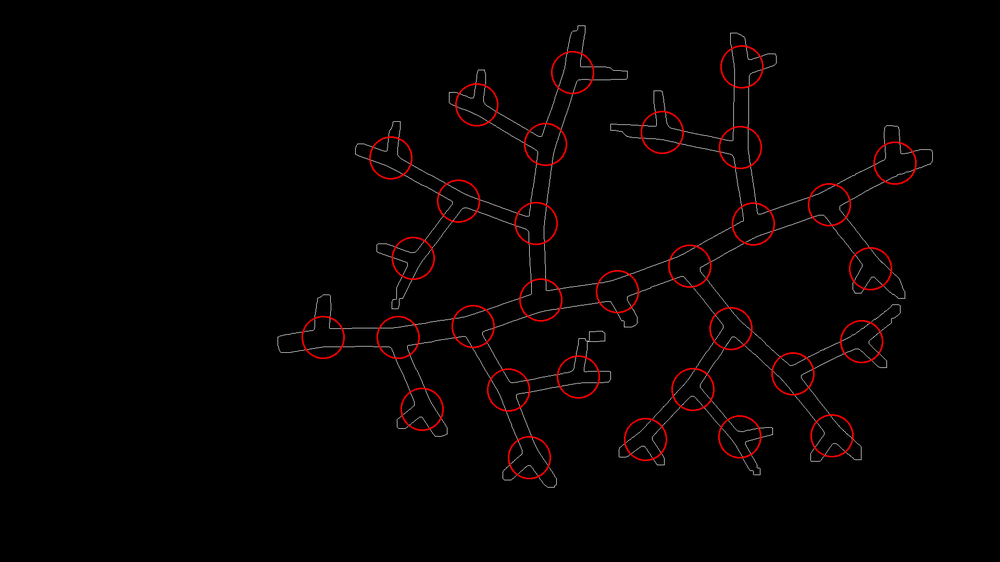
#> input picture cont_with_circles.png, 1000 x 562 px, shrunk from 1920 x 1080 before the run
$ python roidoctor.py ../cont_with_circles.png ../cont_with_circles.png
#> lines starting #> are read from the running program, lines starting #| are printed output that depends on the picture
### scripts/roipoly.py
"""Draw polygon regions of interest (ROIs) in matplotlib images,
similar to Matlab's roipoly function.

Copied with modification from https://github.com/jdoepfert/roipoly.py
"""

import sys
import logging
import warnings

import numpy as np
import matplotlib.pyplot as plt
from matplotlib.path import Path as MplPath
from matplotlib.widgets import Button

logger = logging.getLogger(__name__)

warnings.simplefilter('always', DeprecationWarning)


def deprecation(message):
    warnings.warn(message, DeprecationWarning)


class RoiPoly:

    def __init__(self, fig=None, color='b',
                 roicolor=None, show_fig=True, close_fig=True):
        """

        Parameters
        ----------
        fig: matplotlib figure
            Figure on which to create the ROI
        color: str
           Color of the ROI
        roicolor: str
            deprecated, use `color` instead
        show_fig: bool
            Display the figure upon initializing a RoiPoly object
        close_fig: bool
            Close the figure after finishing ROI drawing
        """

        if roicolor is not None:
            deprecation("Use 'color' instead of 'roicolor'!")
            color = roicolor

        if fig is None:
            fig = plt.gcf()

        self.start_point = []
        self.end_point = []
        self.previous_point = []
        self.x = []
        self.y = []
        self.line = None
        self.completed = False  # Has ROI drawing completed?
        self.color = color
        self.fig = fig
        self.close_figure = close_fig

        # Mouse event callbacks
        self.__cid1 = self.fig.canvas.mpl_connect(
            'motion_notify_event', self.__motion_notify_callback)
        self.__cid2 = self.fig.canvas.mpl_connect(
            'button_press_event', self.__button_press_callback)

        if show_fig:
            self.show_figure()

    @staticmethod
    def show_figure():
        if sys.flags.interactive:
            plt.show(block=False)
        else:
            plt.show(block=True)

    # [99 lines left out: functions get_mask, display_roi, get_mean_and_std, display_mean, __motion_notify_callback, __button_press_callback, not called in this run]

    # For compatibility with old version
    def displayMean(self, *args, **kwargs):
        deprecation("Use 'display_mean' instead of 'displayMean'!")
        return self.display_mean(*args, **kwargs)

    def getMask(self, *args, **kwargs):
        deprecation("Use 'get_mask()' instead of 'getMask'!")
        return self.get_mask(*args, **kwargs)

    def displayROI(self, *args, **kwargs):
        deprecation("Use 'display_roi' instead of 'displayROI'!")
        return self.display_roi(*args, **kwargs)


class MultiRoi:
    # [72 lines left out: functions __init__, make_buttons, add, not called in this run]

    def finish(self, event):
        logger.debug("Stop ROI drawing")
        plt.close(self.fig)


# For compatibility with old version
def roipoly(*args, **kwargs):
    deprecation("Import 'RoiPoly' instead of 'roipoly'!")
    return RoiPoly(*args, **kwargs)

### scripts/roidoctor.py
#import logging
import argparse
import os

import numpy as np
from matplotlib import pyplot as plt
import cv2
import tempfile # new
from roipoly import RoiPoly
import bbox

# logging.basicConfig(format='%(levelname)s ''%(processName)-10s : %(asctime)s '
#                            '%(module)s.%(funcName)s:%(lineno)s %(message)s',
#                     level=logging.INFO)

def draw_roi(imgfile, newroifile, isRightHandJunction=False):
    # Load image
#> called with imgfile = '../cont_with_circles.png', newroifile = '../cont_with_circles.png', isRightHandJunction = False
    img = cv2.imread(imgfile)
#> img is the input picture: shape (562, 1000, 3); mean B, G, R 1.6, 1.6, 4.6

    # Show the image
    fig = plt.figure()
    plt.imshow(img, interpolation='nearest', cmap="Greys")
    plt.colorbar()
    plt.title("left click: line segment         right click or double click: close region")
    plt.show(block=False)
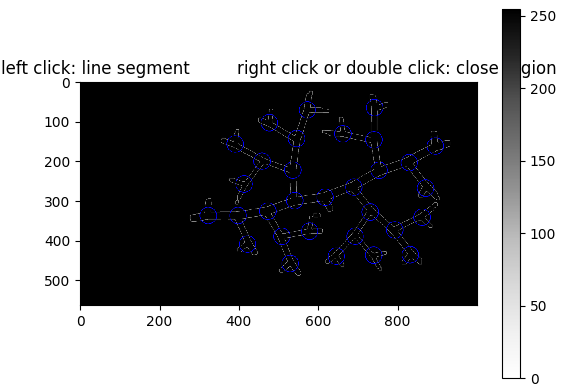
#> figure drawn by matplotlib, 2 panels; B, G, R data is drawn as R, G, B

    all_rois = []

    while True:
        # Let user draw first ROI
        roi1 = RoiPoly(color='r', fig=fig)

        # Show the image with the first ROI
        fig = plt.figure()
        plt.imshow(img, interpolation='nearest', cmap="Greys")
        plt.colorbar()
    #    roi1.display_roi()

    #    roi_coordinates = roi1.get_roi_coordinates() COME BACK
        roi_coordinates = list(zip(roi1.x, roi1.y))
       # print(roi_coordinates)


       # reorder coordinates so longest edge is first
        poly = np.array(roi_coordinates, int)
        d = np.diff(poly, axis=0, append=poly[0:1])
#> (the run stopped early here; a loop or call above may not have finished)
